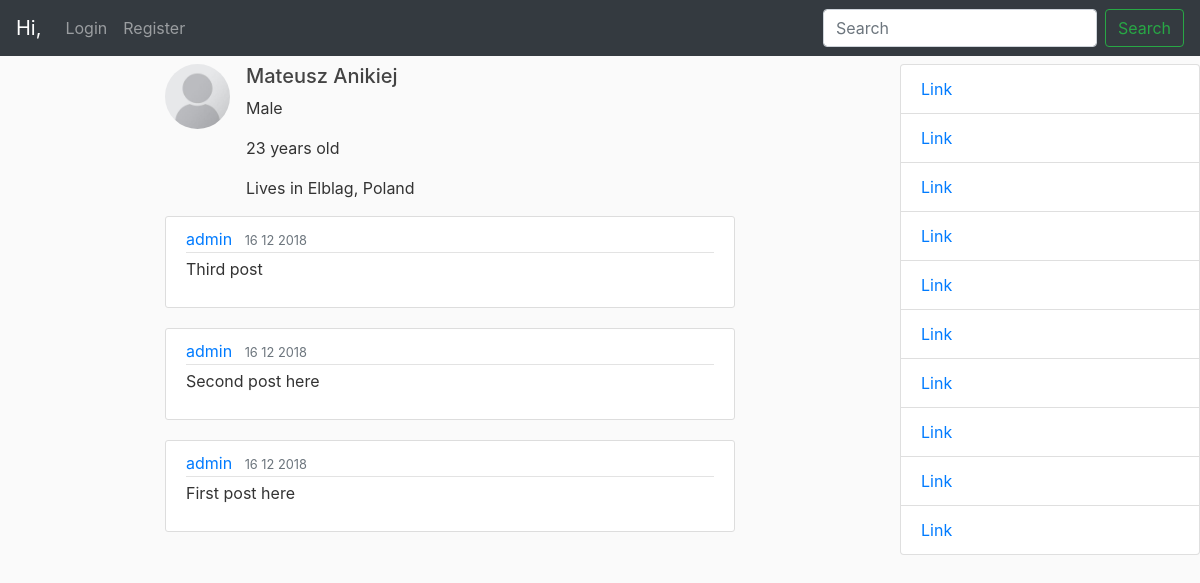
The app's page /user/admin/, older data.
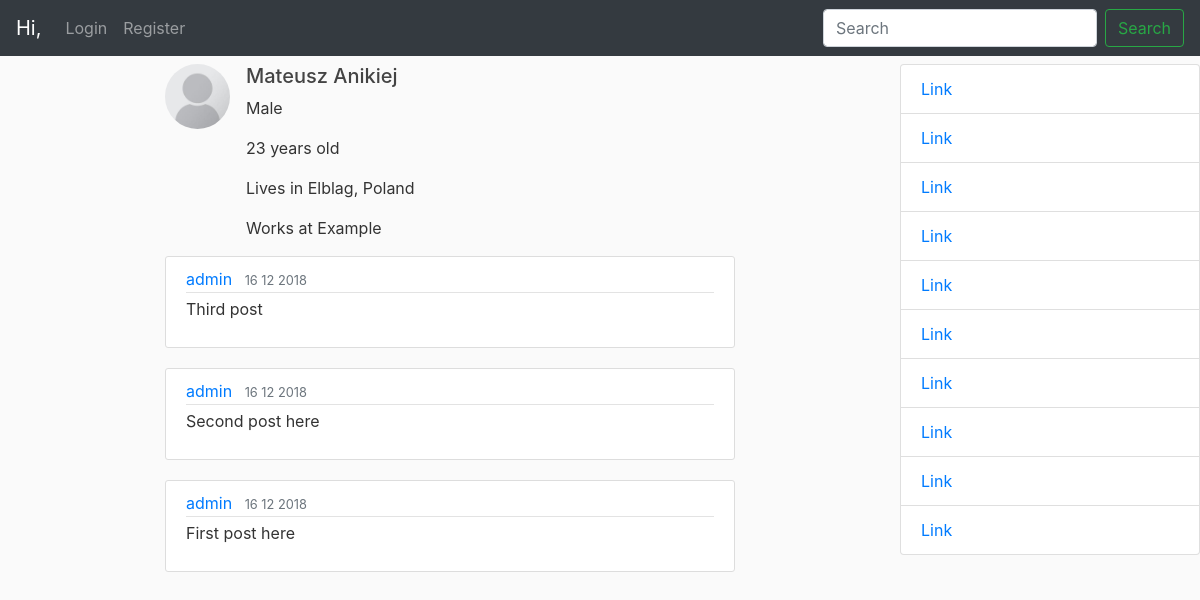
The same page, newer data.
### users/models.py (models this page shows, shortened)
class Profile(models.Model):
    user = models.OneToOneField(User, on_delete=models.CASCADE)
    birth_date = models.DateField(null = True, blank=True)
    age = models.IntegerField(null = True, blank=True, editable=False)
    town = models.CharField(max_length=200, null = True, blank=True)
    country = models.CharField(max_length=200, null = True, blank=True)
    company = models.CharField(max_length=200, null = True, blank=True)
    gender = models.CharField(max_length=10, choices=GENDERS, null = True, blank=True)
    image = models.ImageField(default='default.jpg', upload_to='profile_pics')

### users/views.py (the view)
# urls.py: path('user/<str:username>/', user_views.ProfileDetailsView, name='profile-details'),
def ProfileDetailsView(request, username):
    if User.objects.filter(username=username).exists():
        user = User.objects.get(username=username)
        posts = Post.objects.filter(author=user.pk).order_by('-date_posted')
        gender = ''
        if user.profile.gender == 'M':
            gender='Male'
        elif user.profile.gender == 'F':
            gender='Female'
        data = {
            'first_name': user.first_name,
            'last_name': user.last_name,
            'gender': gender,
            'age': user.profile.age,
            'town': user.profile.town,
            'country': user.profile.country,
            'company': user.profile.company,
            'image': user.profile.image,
            'posts': posts,
        }
        return render(request, 'users/profile_details.html', data)
    else:
        messages.warning(request, f'There is no user of that username.')
        return redirect('mainview:home')

### users/templates/users/profile_details.html (shortened to what this page needs)
{% extends "mainview/home.html" %}
{% block content %}
    <div class="media">
        <img class="mr-3 rounded-circle article-img" src="{{ image.url }}" alt="Profile Image">
        <div class="media-body">
            <h5 class="mt-0">{{ first_name }} {{ last_name }}</h5>
            <p>{{ gender }}</p>
            {% if age %}
                <p>{{ age }} years old</p>
            {% endif %}
            {% if town and country %}
                <p>Lives in {{ town }}, {{ country }}</p>
            {% elif town %}
                <p>Lives in {{ town }}</p>
            {% elif country %}
                <p>Lives in {{ country }}</p>
            {% endif %}
            {% if company %}
                <p>Works at {{ company }}</p>
            {% endif %}
        </div>
    </div>
    {% for post in posts %}
        <article class="media content-section">
            <div class="media-body">
            <div class="article-metadata">
                <a class="mr-2" href="#">{{ post.author }}</a>
                <small class="text-muted">{{ post.date_posted|date:"j n Y" }}</small>
            </div>
            <p class="article-content">{{ post.content }}</p>
            </div>
        </article>
    {% endfor %}
{% endblock content %}

Row changes from the older to the newer data that the page shows:
changed Profile "Elblag": company (not shown) → "Example"
Text that changed along with them:
text now shown: "Works at"
